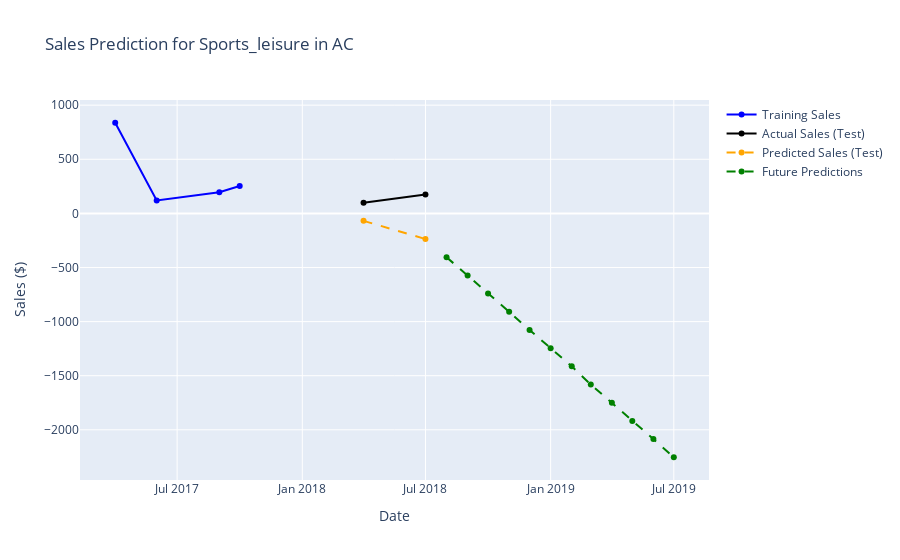
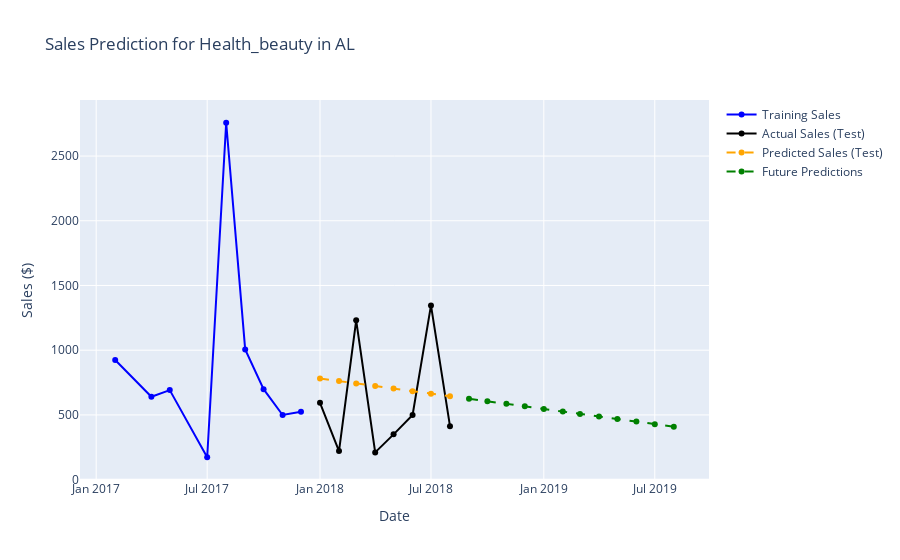
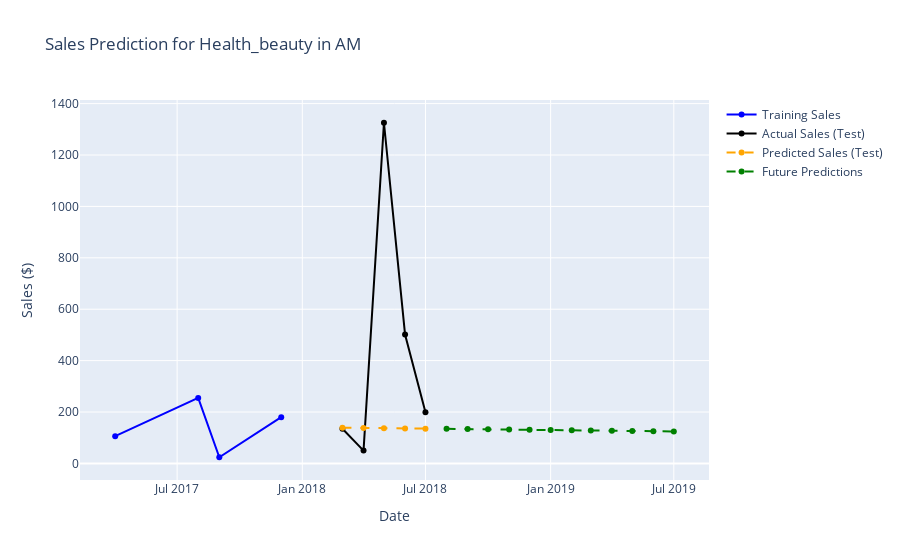
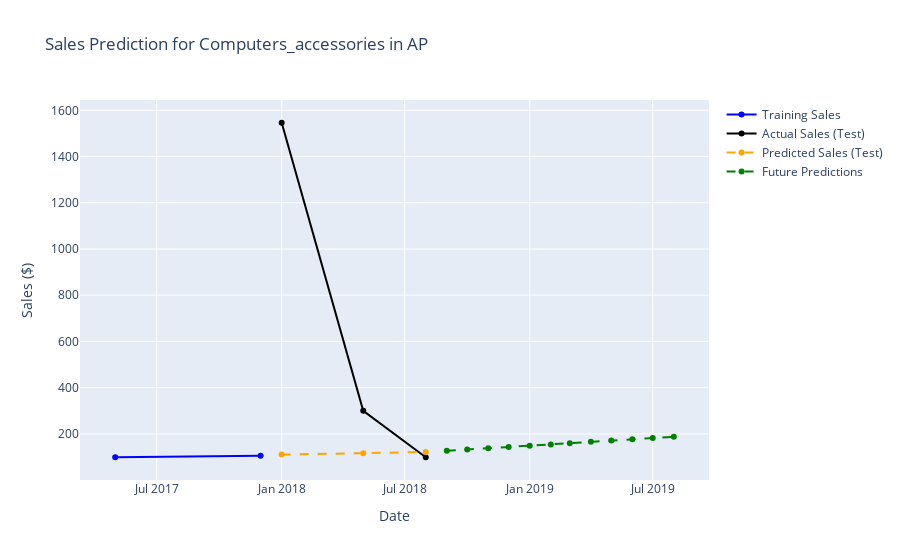

Notebook code cell kept with these figures, in order:
### Code cell
import pandas as pd
import plotly.graph_objs as go
from sklearn.linear_model import LinearRegression
from sklearn.metrics import mean_absolute_error, mean_squared_error, r2_score
import numpy as np

# Load the cleaned dataset
full_data = pd.read_csv('cleaned_full_data.csv')

# Step 1: Group by state and product category, summing the sales
state_category_sales = (
    full_data.groupby(['customer_state', 'product_category_name_english'])['price']
    .sum()
    .reset_index()
)

# Find the most popular category in each state
most_popular_categories = state_category_sales.loc[
    state_category_sales.groupby('customer_state')['price'].idxmax()
]

# Prepare a summary dictionary for the results
results_summary = {}

# Step 2: Time Series Analysis for Each Most Popular Category by State
for _, row in most_popular_categories.iterrows():
    state = row['customer_state']
    category_name = row['product_category_name_english']
    
    # Filter data for the specific state and category
    category_data = full_data[(full_data['customer_state'] == state) & 
                              (full_data['product_category_name_english'] == category_name)]

    # Group by year and month, summing up the sales
    category_monthly_sales = category_data.groupby(['order_year', 'order_month'])['price'].sum().reset_index()

    # Create a new Date column for easy time-based indexing
    category_monthly_sales['date'] = pd.to_datetime(
        category_monthly_sales['order_year'].astype(str) + '-' + 
        category_monthly_sales['order_month'].astype(str).str.zfill(2) + '-01'
    )

    # Sort values by date
    category_monthly_sales = category_monthly_sales.sort_values(by='date').reset_index(drop=True)

    # Split data: 2016-2017 for training, 2018 for testing
    train_data = category_monthly_sales[category_monthly_sales['date'] < '2018-01-01'].copy()
    test_data = category_monthly_sales[category_monthly_sales['date'] >= '2018-01-01'].copy()

    # Set up features and target variable
    train_data.loc[:, 'time_index'] = range(len(train_data))
    test_data.loc[:, 'time_index'] = range(len(train_data), len(train_data) + len(test_data))
    X_train = train_data[['time_index']]
    y_train = train_data['price']
    X_test = test_data[['time_index']]
    y_test = test_data['price']

    # Create and train the model
    model = LinearRegression()
    model.fit(X_train, y_train)

    # Make predictions for the testing set
    y_pred_test = model.predict(X_test)

    # Calculate evaluation metrics
    mae = mean_absolute_error(y_test, y_pred_test)
    mse = mean_squared_error(y_test, y_pred_test)
    rmse = np.sqrt(mse)
    r2 = r2_score(y_test, y_pred_test)

    # Store the results in the summary dictionary
    results_summary[f'{state} - {category_name}'] = {
        'MAE': mae,
        'MSE': mse,
        'RMSE': rmse,
        'R² Score': r2
    }

    # Future Predictions
    future_steps = 12  # Number of future months to predict
    last_date = category_monthly_sales['date'].max()
    future_dates = pd.date_range(start=last_date + pd.DateOffset(months=1), periods=future_steps, freq='MS')
    
    # Prepare future input for the model
    future_time_index = range(len(train_data) + len(test_data), len(train_data) + len(test_data) + future_steps)
    X_future = pd.DataFrame({'time_index': future_time_index})

    # Make future predictions
    future_pred = model.predict(X_future)

    # Combine actual and predicted values for plotting
    all_dates = pd.concat([category_monthly_sales['date'], pd.Series(future_dates)])
    all_sales = pd.concat([category_monthly_sales['price'], pd.Series(future_pred, index=future_dates)])
    
    # Plotting with Plotly (optional)
    fig = go.Figure()
    fig.add_trace(go.Scatter(x=category_monthly_sales['date'], y=y_train, mode='lines+markers', name='Training Sales', line=dict(color='blue')))
    fig.add_trace(go.Scatter(x=test_data['date'], y=y_test, mode='lines+markers', name='Actual Sales (Test)', line=dict(color='black')))
    fig.add_trace(go.Scatter(x=test_data['date'], y=y_pred_test, mode='lines+markers', name='Predicted Sales (Test)', line=dict(dash='dash', color='orange')))
    fig.add_trace(go.Scatter(x=future_dates, y=future_pred, mode='lines+markers', name='Future Predictions', line=dict(dash='dash', color='green')))
    fig.update_layout(title=f'Sales Prediction for {category_name.capitalize()} in {state}', xaxis_title='Date', yaxis_title='Sales ($)', hovermode="x unified")
    fig.show()

# Convert results summary to DataFrame for better visualization
results_df = pd.DataFrame(results_summary).T

# Display the results summary
print(results_df)

### Figure 1 — Plotly figure (JSON) as saved in the notebook; plotly's stock layout.template omitted (floating-point values rounded to 4 significant figures)
{"data": [{"line": {"color": "blue"}, "mode": "lines+markers", "name": "Training Sales", "type": "scatter", "x": ["2017-04-01T00:00:00", "2017-06-01T00:00:00", "2017-09-01T00:00:00", "2017-10-01T00:00:00", "2018-04-01T00:00:00", "2018-07-01T00:00:00"], "y": [837.5, 120.0, 195.0, 252.3]}, {"line": {"color": "black"}, "mode": "lines+markers", "name": "Actual Sales (Test)", "type": "scatter", "x": ["2018-04-01T00:00:00", "2018-07-01T00:00:00"], "y": [98.99, 173.7]}, {"line": {"color": "orange", "dash": "dash"}, "mode": "lines+markers", "name": "Predicted Sales (Test)", "type": "scatter", "x": ["2018-04-01T00:00:00", "2018-07-01T00:00:00"], "y": [-68.92, -237.0]}, {"line": {"color": "green", "dash": "dash"}, "mode": "lines+markers", "name": "Future Predictions", "type": "scatter", "x": ["2018-08-01T00:00:00", "2018-09-01T00:00:00", "2018-10-01T00:00:00", "2018-11-01T00:00:00", "2018-12-01T00:00:00", "2019-01-01T00:00:00", "2019-02-01T00:00:00", "2019-03-01T00:00:00", "2019-04-01T00:00:00", "2019-05-01T00:00:00", "2019-06-01T00:00:00", "2019-07-01T00:00:00"], "y": [-405.0, -573.1, -741.1, -909.2, -1077.0, -1245.0, -1413.0, -1581.0, -1749.0, -1917.0, -2085.0, -2254.0]}], "layout": {"autosize": true, "hovermode": "x unified", "title": {"text": "Sales Prediction for Sports_leisure in AC"}, "xaxis": {"autorange": true, "range": ["2017-02-07 14:37:48.7277", "2019-08-22 09:22:11.2723"], "title": {"text": "Date"}, "type": "date"}, "yaxis": {"autorange": true, "range": [-2509.0, 1093.0], "title": {"text": "Sales ($)"}, "type": "linear"}}}

### Figure 2 — Plotly figure (JSON) as saved in the notebook; plotly's stock layout.template omitted (floating-point values rounded to 4 significant figures)
{"data": [{"line": {"color": "blue"}, "mode": "lines+markers", "name": "Training Sales", "type": "scatter", "x": ["2017-02-01T00:00:00", "2017-04-01T00:00:00", "2017-05-01T00:00:00", "2017-07-01T00:00:00", "2017-08-01T00:00:00", "2017-09-01T00:00:00", "2017-10-01T00:00:00", "2017-11-01T00:00:00", "2017-12-01T00:00:00", "2018-01-01T00:00:00", "2018-02-01T00:00:00", "2018-03-01T00:00:00", "2018-04-01T00:00:00", "2018-05-01T00:00:00", "2018-06-01T00:00:00", "2018-07-01T00:00:00", "2018-08-01T00:00:00"], "y": [924.8, 640.5, 691.7, 173.0, 2757.0, 1006, 699.0, 499.5, 524.7]}, {"line": {"color": "black"}, "mode": "lines+markers", "name": "Actual Sales (Test)", "type": "scatter", "x": ["2018-01-01T00:00:00", "2018-02-01T00:00:00", "2018-03-01T00:00:00", "2018-04-01T00:00:00", "2018-05-01T00:00:00", "2018-06-01T00:00:00", "2018-07-01T00:00:00", "2018-08-01T00:00:00"], "y": [593.3, 220.7, 1231.0, 210.5, 349.9, 499.8, 1346.0, 412.9]}, {"line": {"color": "orange", "dash": "dash"}, "mode": "lines+markers", "name": "Predicted Sales (Test)", "type": "scatter", "x": ["2018-01-01T00:00:00", "2018-02-01T00:00:00", "2018-03-01T00:00:00", "2018-04-01T00:00:00", "2018-05-01T00:00:00", "2018-06-01T00:00:00", "2018-07-01T00:00:00", "2018-08-01T00:00:00"], "y": [781.6, 762.0, 742.4, 722.8, 703.2, 683.6, 664.0, 644.4]}, {"line": {"color": "green", "dash": "dash"}, "mode": "lines+markers", "name": "Future Predictions", "type": "scatter", "x": ["2018-09-01T00:00:00", "2018-10-01T00:00:00", "2018-11-01T00:00:00", "2018-12-01T00:00:00", "2019-01-01T00:00:00", "2019-02-01T00:00:00", "2019-03-01T00:00:00", "2019-04-01T00:00:00", "2019-05-01T00:00:00", "2019-06-01T00:00:00", "2019-07-01T00:00:00", "2019-08-01T00:00:00"], "y": [624.8, 605.2, 585.6, 566.0, 546.4, 526.8, 507.2, 487.7, 468.1, 448.5, 428.9, 409.3]}], "layout": {"autosize": true, "hovermode": "x unified", "title": {"text": "Sales Prediction for Health_beauty in AL"}, "xaxis": {"autorange": true, "range": ["2016-12-04 20:47:39.453", "2019-09-28 03:12:20.547"], "title": {"text": "Date"}, "type": "date"}, "yaxis": {"autorange": true, "range": [-40.28, 2971.0], "title": {"text": "Sales ($)"}, "type": "linear"}}}

### Figure 3 — Plotly figure (JSON) as saved in the notebook; plotly's stock layout.template omitted (floating-point values rounded to 4 significant figures)
{"data": [{"line": {"color": "blue"}, "mode": "lines+markers", "name": "Training Sales", "type": "scatter", "x": ["2017-04-01T00:00:00", "2017-08-01T00:00:00", "2017-09-01T00:00:00", "2017-12-01T00:00:00", "2018-03-01T00:00:00", "2018-04-01T00:00:00", "2018-05-01T00:00:00", "2018-06-01T00:00:00", "2018-07-01T00:00:00"], "y": [106.0, 255, 23.99, 180.0]}, {"line": {"color": "black"}, "mode": "lines+markers", "name": "Actual Sales (Test)", "type": "scatter", "x": ["2018-03-01T00:00:00", "2018-04-01T00:00:00", "2018-05-01T00:00:00", "2018-06-01T00:00:00", "2018-07-01T00:00:00"], "y": [134.7, 49.9, 1326.0, 501.8, 199.1]}, {"line": {"color": "orange", "dash": "dash"}, "mode": "lines+markers", "name": "Predicted Sales (Test)", "type": "scatter", "x": ["2018-03-01T00:00:00", "2018-04-01T00:00:00", "2018-05-01T00:00:00", "2018-06-01T00:00:00", "2018-07-01T00:00:00"], "y": [139.0, 138.1, 137.2, 136.2, 135.3]}, {"line": {"color": "green", "dash": "dash"}, "mode": "lines+markers", "name": "Future Predictions", "type": "scatter", "x": ["2018-08-01T00:00:00", "2018-09-01T00:00:00", "2018-10-01T00:00:00", "2018-11-01T00:00:00", "2018-12-01T00:00:00", "2019-01-01T00:00:00", "2019-02-01T00:00:00", "2019-03-01T00:00:00", "2019-04-01T00:00:00", "2019-05-01T00:00:00", "2019-06-01T00:00:00", "2019-07-01T00:00:00"], "y": [134.4, 133.5, 132.6, 131.7, 130.8, 129.9, 129.0, 128.1, 127.1, 126.2, 125.3, 124.4]}], "layout": {"autosize": true, "hovermode": "x unified", "title": {"text": "Sales Prediction for Health_beauty in AM"}, "xaxis": {"autorange": true, "range": ["2017-02-07 09:32:33.4028", "2019-08-22 14:27:26.5972"], "title": {"text": "Date"}, "type": "date"}, "yaxis": {"autorange": true, "range": [-83.42, 1433.0], "title": {"text": "Sales ($)"}, "type": "linear"}}}

### Figure 4 — Plotly figure (JSON) as saved in the notebook; plotly's stock layout.template omitted (floating-point values rounded to 4 significant figures)
{"data": [{"line": {"color": "blue"}, "mode": "lines+markers", "name": "Training Sales", "type": "scatter", "x": ["2017-05-01T00:00:00", "2017-12-01T00:00:00", "2018-01-01T00:00:00", "2018-05-01T00:00:00", "2018-08-01T00:00:00"], "y": [99.49, 105]}, {"line": {"color": "black"}, "mode": "lines+markers", "name": "Actual Sales (Test)", "type": "scatter", "x": ["2018-01-01T00:00:00", "2018-05-01T00:00:00", "2018-08-01T00:00:00"], "y": [1546.0, 299.8, 99]}, {"line": {"color": "orange", "dash": "dash"}, "mode": "lines+markers", "name": "Predicted Sales (Test)", "type": "scatter", "x": ["2018-01-01T00:00:00", "2018-05-01T00:00:00", "2018-08-01T00:00:00"], "y": [110.5, 116.0, 121.5]}, {"line": {"color": "green", "dash": "dash"}, "mode": "lines+markers", "name": "Future Predictions", "type": "scatter", "x": ["2018-09-01T00:00:00", "2018-10-01T00:00:00", "2018-11-01T00:00:00", "2018-12-01T00:00:00", "2019-01-01T00:00:00", "2019-02-01T00:00:00", "2019-03-01T00:00:00", "2019-04-01T00:00:00", "2019-05-01T00:00:00", "2019-06-01T00:00:00", "2019-07-01T00:00:00", "2019-08-01T00:00:00"], "y": [127.0, 132.6, 138.1, 143.6, 149.1, 154.6, 160.1, 165.6, 171.1, 176.6, 182.1, 187.7]}], "layout": {"autosize": true, "hovermode": "x unified", "title": {"text": "Sales Prediction for Computers_accessories in AP"}, "xaxis": {"autorange": true, "range": ["2017-03-09 08:00:17.6579", "2019-09-22 15:59:42.3421"], "title": {"text": "Date"}, "type": "date"}, "yaxis": {"autorange": true, "range": [-20.43, 1666.0], "title": {"text": "Sales ($)"}, "type": "linear"}}}
